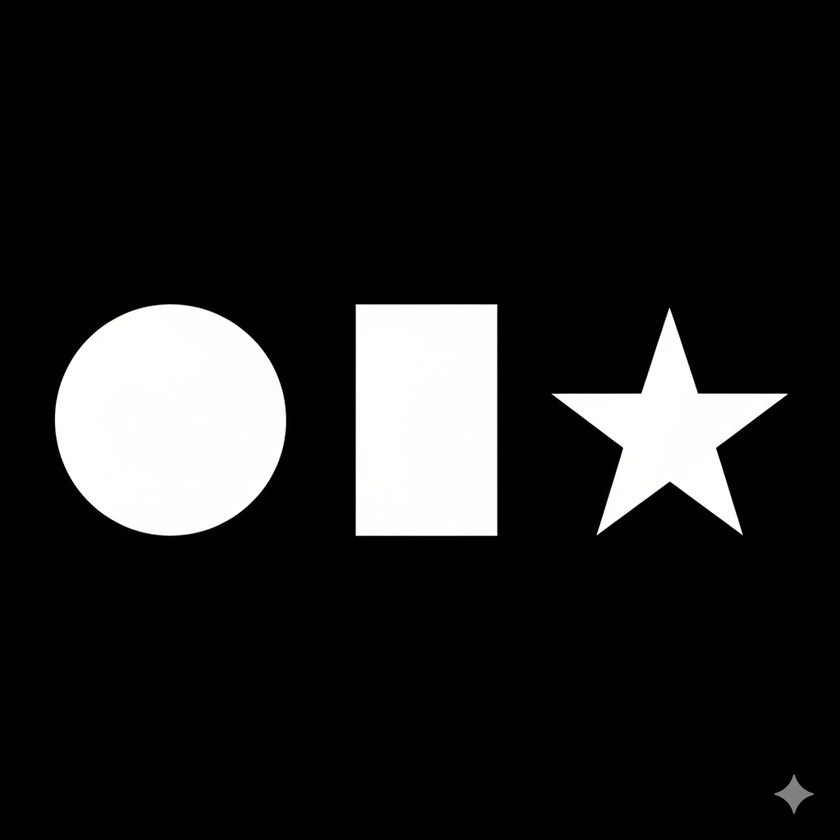
#> input picture 3.jpg, 840 x 840 px, shrunk from 1024 x 1024 before the run, found by its file name
$ python 20-6_1.py
#> lines starting #> are read from the running program, lines starting #| are printed output that depends on the picture
import cv2

#單模板匹配

src=cv2.imread("3.jpg",cv2.IMREAD_COLOR)
#> src is the input picture: shape (840, 840, 3); mean B, G, R 33.5, 33.6, 33.6
cv2.imshow("src",src)
temp1=cv2.imread("c.jpg",cv2.IMREAD_COLOR)
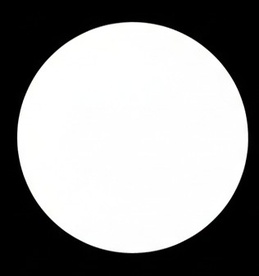
#> input picture c.jpg, 259 x 276 px, shrunk from 316 x 337 before the run, found by its file name
#> temp1 is the input picture: shape (276, 259, 3); mean B, G, R 149.1, 149.2, 149.1
h,w=temp1.shape[:2]
#> h = 276; w = 259
result=cv2.matchTemplate(src,temp1,cv2.TM_SQDIFF_NORMED)#單模板匹配
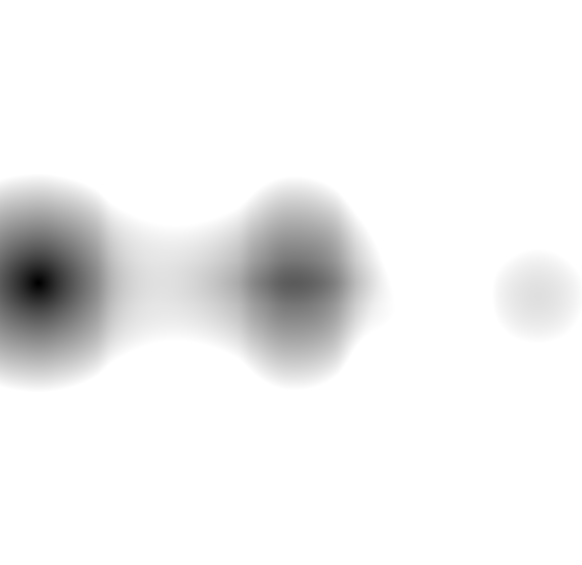
#> result: shape (565, 582) float32; min 0.00134, max 1, mean 0.944
minval,maxval,minloc,maxloc=cv2.minMaxLoc(result)
#> minval = 0.00134; maxval = 1; minloc = (38, 282); maxloc = (0, 0)
#陣列中的 最小值,最大值,最小值座標,最大值座標

upperleft=minloc                                       #左上角座標
#> upperleft = (38, 282)
lowweright=(minloc[0]+w,minloc[1]+h)                   #右下角座標
#> lowweright = (297, 558)
dst=cv2.rectangle(src,upperleft,lowweright,(0,0,255),2)
print(f"result大小={result}")
#> (printed output is left out)
print(f"陣列內容 \n{result}")
#> (printed output is left out)
cv2.waitKey()
cv2.destroyAllWindows()
